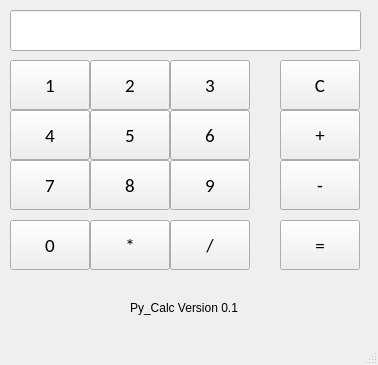
<?xml version="1.0" encoding="UTF-8"?>
<ui version="4.0">
 <class>MainWindow</class>
 <widget class="QMainWindow" name="MainWindow">
  <property name="geometry">
   <rect>
    <x>0</x>
    <y>0</y>
    <width>378</width>
    <height>365</height>
   </rect>
  </property>
  <property name="windowTitle">
   <string>PyCalc</string>
  </property>
  <property name="windowIcon">
   <iconset>
    <normaloff>../Sourses/Py_Calc_icon.gif</normaloff>../Sourses/Py_Calc_icon.gif</iconset>
  </property>
  <widget class="QWidget" name="centralwidget">
   <widget class="QPushButton" name="one_btn">
    <property name="geometry">
     <rect>
      <x>10</x>
      <y>60</y>
      <width>80</width>
      <height>50</height>
     </rect>
    </property>
    <property name="font">
     <font>
      <family>Calibri</family>
      <pointsize>14</pointsize>
     </font>
    </property>
    <property name="text">
     <string>1</string>
    </property>
   </widget>
   <widget class="QPushButton" name="two_btn">
    <property name="geometry">
     <rect>
      <x>90</x>
      <y>60</y>
      <width>80</width>
      <height>50</height>
     </rect>
    </property>
    <property name="font">
     <font>
      <family>Calibri</family>
      <pointsize>14</pointsize>
     </font>
    </property>
    <property name="text">
     <string>2</string>
    </property>
   </widget>
   <widget class="QPushButton" name="three_btn">
    <property name="geometry">
     <rect>
      <x>170</x>
      <y>60</y>
      <width>80</width>
      <height>50</height>
     </rect>
    </property>
    <property name="font">
     <font>
      <family>Calibri</family>
      <pointsize>14</pointsize>
     </font>
    </property>
    <property name="text">
     <string>3</string>
    </property>
   </widget>
   <widget class="QPushButton" name="four_btn">
    <property name="geometry">
     <rect>
      <x>10</x>
      <y>110</y>
      <width>80</width>
      <height>50</height>
     </rect>
    </property>
    <property name="font">
     <font>
      <family>Calibri</family>
      <pointsize>14</pointsize>
     </font>
    </property>
    <property name="text">
     <string>4</string>
    </property>
   </widget>
   <widget class="QPushButton" name="six_btn">
    <property name="geometry">
     <rect>
      <x>170</x>
      <y>110</y>
      <width>80</width>
      <height>50</height>
     </rect>
    </property>
    <property name="font">
     <font>
      <family>Calibri</family>
      <pointsize>14</pointsize>
     </font>
    </property>
    <property name="text">
     <string>6</string>
    </property>
   </widget>
   <widget class="QPushButton" name="five_btn">
    <property name="geometry">
     <rect>
      <x>90</x>
      <y>110</y>
      <width>80</width>
      <height>50</height>
     </rect>
    </property>
    <property name="font">
     <font>
      <family>Calibri</family>
      <pointsize>14</pointsize>
     </font>
    </property>
    <property name="text">
     <string>5</string>
    </property>
   </widget>
   <widget class="QPushButton" name="seven_btn">
    <property name="geometry">
     <rect>
      <x>10</x>
      <y>160</y>
      <width>80</width>
      <height>50</height>
     </rect>
    </property>
    <property name="font">
     <font>
      <family>Calibri</family>
      <pointsize>14</pointsize>
     </font>
    </property>
    <property name="text">
     <string>7</string>
    </property>
   </widget>
   <widget class="QPushButton" name="nine_btn">
    <property name="geometry">
     <rect>
      <x>170</x>
      <y>160</y>
      <width>80</width>
      <height>50</height>
     </rect>
    </property>
    <property name="font">
     <font>
      <family>Calibri</family>
      <pointsize>14</pointsize>
     </font>
    </property>
    <property name="text">
     <string>9</string>
    </property>
   </widget>
   <widget class="QPushButton" name="eight_btn">
    <property name="geometry">
     <rect>
      <x>90</x>
      <y>160</y>
      <width>80</width>
      <height>50</height>
     </rect>
    </property>
    <property name="font">
     <font>
      <family>Calibri</family>
      <pointsize>14</pointsize>
     </font>
    </property>
    <property name="text">
     <string>8</string>
    </property>
   </widget>
   <widget class="QPushButton" name="null_btn">
    <property name="geometry">
     <rect>
      <x>10</x>
      <y>220</y>
      <width>80</width>
      <height>50</height>
     </rect>
    </property>
    <property name="font">
     <font>
      <family>Calibri</family>
      <pointsize>14</pointsize>
     </font>
    </property>
    <property name="text">
     <string>0</string>
    </property>
   </widget>
   <widget class="QPushButton" name="div_btn">
    <property name="geometry">
     <rect>
      <x>170</x>
      <y>220</y>
      <width>80</width>
      <height>50</height>
     </rect>
    </property>
    <property name="font">
     <font>
      <family>Calibri</family>
      <pointsize>14</pointsize>
     </font>
    </property>
    <property name="text">
     <string>/</string>
    </property>
   </widget>
   <widget class="QPushButton" name="mul_btn">
    <property name="geometry">
     <rect>
      <x>90</x>
      <y>220</y>
      <width>80</width>
      <height>50</height>
     </rect>
    </property>
    <property name="font">
     <font>
      <family>Calibri</family>
      <pointsize>14</pointsize>
     </font>
    </property>
    <property name="text">
     <string>*</string>
    </property>
   </widget>
   <widget class="QPushButton" name="result_btn">
    <property name="geometry">
     <rect>
      <x>280</x>
      <y>220</y>
      <width>80</width>
      <height>50</height>
     </rect>
    </property>
    <property name="font">
     <font>
      <family>Calibri</family>
      <pointsize>14</pointsize>
     </font>
    </property>
    <property name="text">
     <string>=</string>
    </property>
   </widget>
   <widget class="QPushButton" name="clear_btn">
    <property name="geometry">
     <rect>
      <x>280</x>
      <y>60</y>
      <width>80</width>
      <height>50</height>
     </rect>
    </property>
    <property name="font">
     <font>
      <family>Calibri</family>
      <pointsize>14</pointsize>
     </font>
    </property>
    <property name="text">
     <string>С</string>
    </property>
   </widget>
   <widget class="QPushButton" name="sum_btn">
    <property name="geometry">
     <rect>
      <x>280</x>
      <y>110</y>
      <width>80</width>
      <height>50</height>
     </rect>
    </property>
    <property name="font">
     <font>
      <family>Calibri</family>
      <pointsize>14</pointsize>
     </font>
    </property>
    <property name="text">
     <string>+</string>
    </property>
   </widget>
   <widget class="QPushButton" name="sub_btn">
    <property name="geometry">
     <rect>
      <x>280</x>
      <y>160</y>
      <width>80</width>
      <height>50</height>
     </rect>
    </property>
    <property name="font">
     <font>
      <family>Calibri</family>
      <pointsize>14</pointsize>
     </font>
    </property>
    <property name="text">
     <string>-</string>
    </property>
   </widget>
   <widget class="QLineEdit" name="TextBox">
    <property name="geometry">
     <rect>
      <x>10</x>
      <y>10</y>
      <width>351</width>
      <height>41</height>
     </rect>
    </property>
    <property name="layoutDirection">
     <enum>Qt::RightToLeft</enum>
    </property>
    <property name="cursorPosition">
     <number>0</number>
    </property>
    <property name="alignment">
     <set>Qt::AlignRight|Qt::AlignTrailing|Qt::AlignVCenter</set>
    </property>
   </widget>
   <widget class="QLabel" name="label">
    <property name="geometry">
     <rect>
      <x>130</x>
      <y>300</y>
      <width>121</width>
      <height>16</height>
     </rect>
    </property>
    <property name="text">
     <string>Py_Calc Version 0.1</string>
    </property>
   </widget>
  </widget>
  <widget class="QMenuBar" name="menubar">
   <property name="geometry">
    <rect>
     <x>0</x>
     <y>0</y>
     <width>378</width>
     <height>21</height>
    </rect>
   </property>
  </widget>
  <widget class="QStatusBar" name="statusbar"/>
 </widget>
 <resources/>
 <connections/>
</ui>
